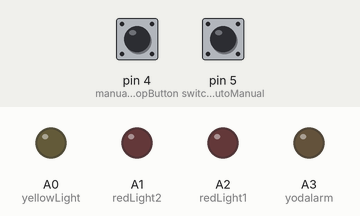
Simulated run of this sketch. Board: Arduino Uno, built with avr-gcc and run on an emulated ATmega328P. Parts: output pins drawn as LEDs (lit = HIGH). Dashed ring = blinking. The inputs (shaded band) are chosen by the test bench; at power-on: pin 4 (manualStartStopButton) HIGH, pin 5 (switchAutoManual) HIGH.

Above: at 1.2 s.
1.3 s: pin 4 (manualStartStopButton) pulled LOW for 0.15 s
At 2.0 s:
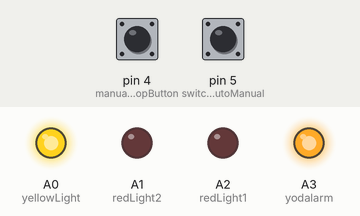
4.4 s: pin 4 (manualStartStopButton) pulled LOW for 1 s
At 5.5 s:
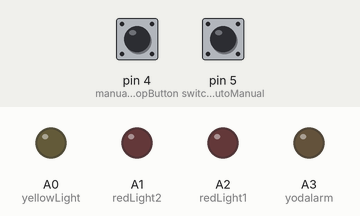
6.9 s: pin 4 (manualStartStopButton) pulled LOW for 0.15 s
At 7.5 s:
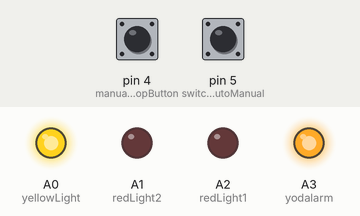
10.0 s: pin 4 (manualStartStopButton) pulled LOW for 3.2 s
At 11.0 s:
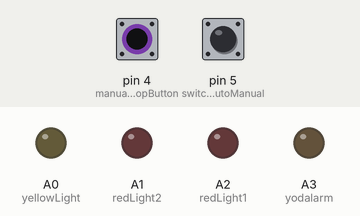
14.7 s: pin 4 (manualStartStopButton) pulled LOW for 0.15 s
At 18.1 s:
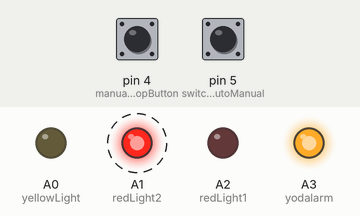
Timing chart, 0 to 27.8 s (numbered marks = the images above; inputs shaded):
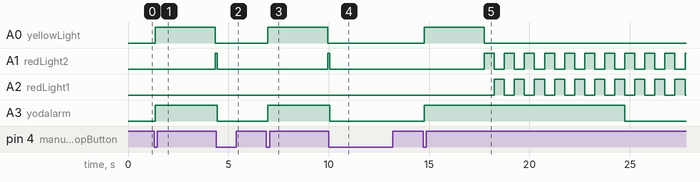

The sketch:

mini_lc.ino
```cpp
// ---------------- PIN CONFIG ----------------

const int treadleA = 2;
const int treadleB = 3;

const int manualStartStopButton    = 4;
const int switchAutoManual = 5;  // LOW = AUTO, HIGH = MANUAL

const int yellowLight = A0;
const int redLight1   = A2;
const int redLight2   = A1;
const int yodalarm      = A3;

// ---------------- RELAY LOGIC ----------------

const int RELAY_ON  = HIGH;
const int RELAY_OFF = LOW;

// ---------------- STATES ----------------

enum State {
  IDLE,
  STARTUP,
  RUNNING,
  BLOCKED
};

State state = IDLE;

// ---------------- DIRECTION ----------------

enum Direction {
  NONE,
  A_TO_B,
  B_TO_A
};

Direction direction = NONE;

// ---------------- VARIABLES ----------------

int occupancy = 0;

// ---------------- TIMING ----------------

unsigned long yellowMillis = 0;
const unsigned long startupTime = 3000; // Yellow light duration

unsigned long blockMillis = 0;
const unsigned long blockTime = 5000; // 5 Seconds before crossing can be activated again

unsigned long lastFlashMillis = 0;
const unsigned long flashInterval = 500; // How often the reds flash

unsigned long yodalarmStartMillis = 0;
const unsigned long yodalarmDuration = 10000; // Yodalarm duration

bool flashState = false;

// ---------------- LOCKOUT ----------------

const unsigned long pulseLockout = 40;

unsigned long lastTriggerA = 0;
unsigned long lastTriggerB = 0;

// ---------------- manualStartStopButton ----------------

const unsigned long manualStartStopButtonDebounce = 50;

bool lastmanualStartStopButtonReading = HIGH;
bool manualStartStopButtonState = HIGH;
unsigned long lastmanualStartStopButtonChange = 0;

bool crossingForced = false;

// ======================================================
// SETUP
// ======================================================

void setup() {

  pinMode(treadleA, INPUT_PULLUP);
  pinMode(treadleB, INPUT_PULLUP);

  pinMode(manualStartStopButton, INPUT_PULLUP);
  pinMode(switchAutoManual, INPUT_PULLUP);

  pinMode(yellowLight, OUTPUT);
  pinMode(redLight1, OUTPUT);
  pinMode(redLight2, OUTPUT);
  pinMode(yodalarm, OUTPUT);

  allOff();
}

// ======================================================
// MAIN LOOP
// ======================================================

void loop() {

  unsigned long now = millis();

  bool manualMode = digitalRead(switchAutoManual) == HIGH;

  handlemanualStartStopButton(now, manualMode);

  if (!manualMode) {
    checktreadleA(now);
    checktreadleB(now);
  }

  runStateMachine(now);

  updateYodalarm();
}

// ======================================================
// STATE MACHINE
// ======================================================

void runStateMachine(unsigned long now) {

  switch (state) {

    case IDLE:
      break;

    case STARTUP:

      if (now - yellowMillis >= startupTime) {

        digitalWrite(yellowLight, RELAY_OFF);

        state = RUNNING;

        lastFlashMillis = now;
        flashState = false;

        applyFlash();
      }
      break;

    case RUNNING:

      if (occupancy <= 0) {

        occupancy = 0;

        allOff();

        state = BLOCKED;
        blockMillis = now;

        flashState = false;
        return;
      }

      if (now - lastFlashMillis >= flashInterval) {
        lastFlashMillis = now;
        flashState = !flashState;
        applyFlash();
      }

      break;

    case BLOCKED:

      if (now - blockMillis >= blockTime) {
        state = IDLE;
        direction = NONE;
      }
      break;
  }

}

// ======================================================
// manualStartStopButton HANDLER
// ======================================================

void handlemanualStartStopButton(unsigned long now, bool manualMode) {

  bool reading = digitalRead(manualStartStopButton);

  if (reading != lastmanualStartStopButtonReading) {
    lastmanualStartStopButtonChange = now;
  }

  if ((now - lastmanualStartStopButtonChange) > manualStartStopButtonDebounce) {

    if (manualStartStopButtonState == HIGH && reading == LOW) {

      if (manualMode) {

        crossingForced = !crossingForced;

        if (crossingForced) {
          trigger(true);
        } else {
          emergencyStop();
        }

      } else {
        emergencyStop(); // AUTO MODE RESET
      }
    }

    manualStartStopButtonState = reading;
  }

  lastmanualStartStopButtonReading = reading;
}

// ======================================================
// EMERGENCY STOP
// ======================================================

void emergencyStop() {

  state = IDLE;

  occupancy = 0;
  direction = NONE;

  flashState = false;

  allOff();

}

// ======================================================
// SENSOR INPUTS
// ======================================================

void checktreadleA(unsigned long now) {

  if (digitalRead(treadleA) == LOW) {
    if (now - lastTriggerA > pulseLockout) {
      lastTriggerA = now;
      trigger(true);
    }
  }
}

void checktreadleB(unsigned long now) {

  if (digitalRead(treadleB) == LOW) {
    if (now - lastTriggerB > pulseLockout) {
      lastTriggerB = now;
      trigger(false);
    }
  }
}

// ======================================================
// CORE LOGIC
// ======================================================

void trigger(bool fromA) {

  if (state == IDLE) {

    state = STARTUP;
    yellowMillis = millis();

    yodalarmStartMillis = millis();

    digitalWrite(yellowLight, RELAY_ON);

    lastFlashMillis = millis();
    flashState = false;

    direction = fromA ? A_TO_B : B_TO_A;
    occupancy = 1;

    return;
  }

  if (direction == NONE) {
    direction = fromA ? A_TO_B : B_TO_A;
  }

  if ((direction == A_TO_B && fromA) ||
      (direction == B_TO_A && !fromA)) {
    occupancy++;
  } else {
    occupancy--;
  }

  if (occupancy < 0) occupancy = 0;
}

void applyFlash() {

  unsigned long now = millis();
  unsigned long phaseTime = now - lastFlashMillis;

  if (flashState) {

    digitalWrite(redLight1, RELAY_ON);
    digitalWrite(redLight2, RELAY_OFF);


  } else {

    digitalWrite(redLight1, RELAY_OFF);
    digitalWrite(redLight2, RELAY_ON);

  }

}

void updateYodalarm() {

  if (state == STARTUP || state == RUNNING) {

    if (millis() - yodalarmStartMillis < yodalarmDuration) {
      digitalWrite(yodalarm, RELAY_ON);
    } else {
      digitalWrite(yodalarm, RELAY_OFF);
    }

  } else {
    digitalWrite(yodalarm, RELAY_OFF);
  }
}

// ======================================================
// ALL OFF
// ======================================================

void allOff() {

  digitalWrite(yellowLight, RELAY_OFF);
  digitalWrite(redLight1, RELAY_OFF);
  digitalWrite(redLight2, RELAY_OFF);
  digitalWrite(yodalarm, RELAY_OFF);
}
```

Measured:
- after the input at 1.3 s, A0 (yellowLight): LOW → HIGH after 0.05 s, → LOW 3.0 s later; A1 (redLight2): LOW → HIGH after 3.1 s; A3 (yodalarm): LOW → HIGH after 0.05 s
- after the input at 4.4 s, A2 (redLight1): stops changing and stays LOW; A3 (yodalarm): HIGH → LOW after 0.05 s
- after the input at 6.9 s, A0 (yellowLight): LOW → HIGH after 0.05 s, → LOW 3.0 s later; A1 (redLight2): LOW → HIGH after 3.1 s; A3 (yodalarm): LOW → HIGH after 0.05 s
- after the input at 10.0 s, A2 (redLight1): stops changing and stays LOW; A3 (yodalarm): HIGH → LOW after 0.05 s
- after the input at 14.7 s, A0 (yellowLight): LOW → HIGH after 0.05 s, → LOW 3.0 s later; A1 (redLight2): alternates HIGH for 0.50 s and LOW for 0.50 s, starting after 3.1 s; A2 (redLight1): alternates HIGH for 0.50 s and LOW for 0.50 s, starting after 3.6 s; A3 (yodalarm): LOW → HIGH after 0.05 s, → LOW 10.0 s later
